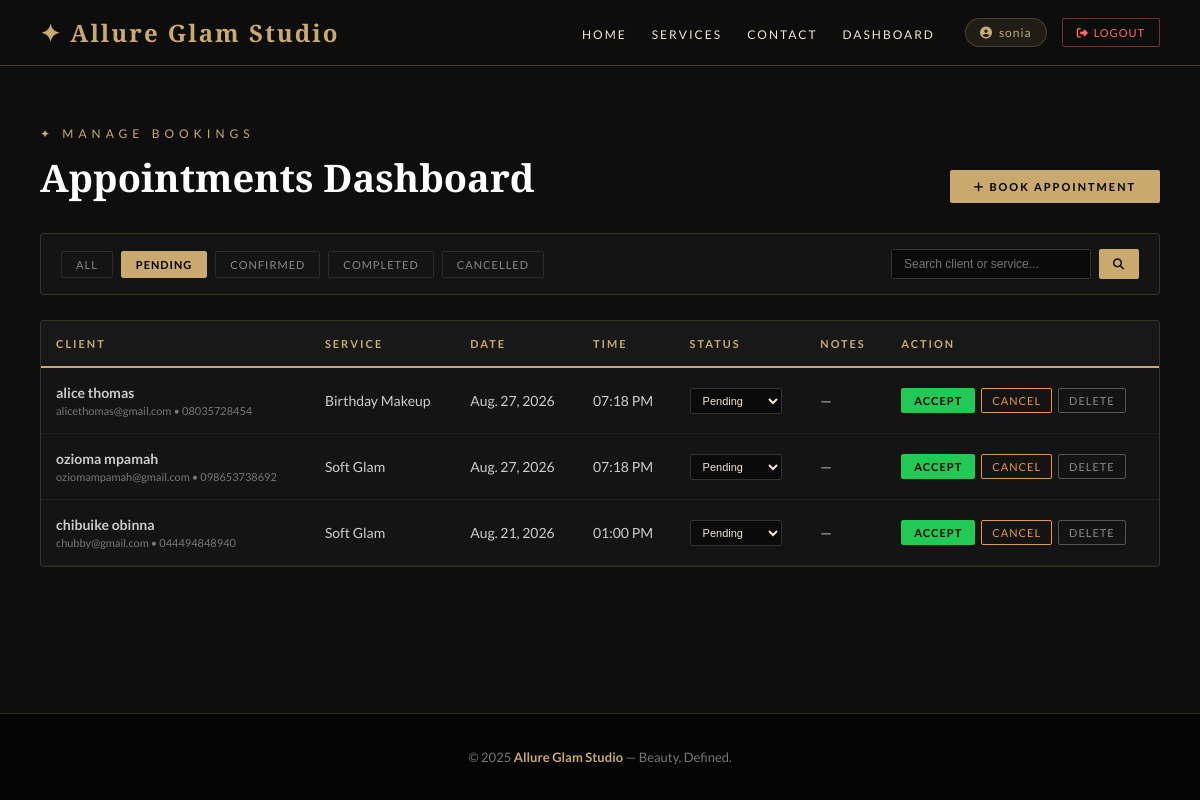
Screenshot of /dashboard/?status=pending (signed in) with the database file from the repository.
### bookings/models.py (models this page shows, shortened)
class Appointment(models.Model):
    STATUS_CHOICES = [
        ('pending', 'Pending'),
        ('confirmed', 'Confirmed'),
        ('cancelled', 'Cancelled'),
        ('completed', 'Completed'),
    ]
    client = models.ForeignKey(Client, on_delete=models.CASCADE, related_name='appointments')
    service = models.ForeignKey(Service, on_delete=models.CASCADE, related_name='appointments')
    date = models.DateField()
    time = models.TimeField()
    status = models.CharField(max_length=20, choices=STATUS_CHOICES, default='pending')
    notes = models.TextField(blank=True)  # Optional notes from client
    created_at = models.DateTimeField(auto_now_add=True)
    class Meta:
        ordering = ['-date', '-time']

class Client(models.Model):
    user = models.OneToOneField(User, on_delete=models.SET_NULL, null=True, blank=True, related_name='client_profile')
    first_name = models.CharField(max_length=50)
    last_name = models.CharField(max_length=50)
    email = models.EmailField(unique=True)
    phone = models.CharField(max_length=20)

class Service(models.Model):
    name = models.CharField(max_length=100)
    description = models.TextField()
    duration_minutes = models.IntegerField()
    price = models.DecimalField(max_digits=10, decimal_places=2)
    image = models.ImageField(upload_to='services/', blank=True, null=True)

### bookings/views.py (the view, shortened to what this page needs)
# urls.py: path('dashboard/', views.dashboard, name='dashboard'),
@login_required(login_url='login')
def dashboard(request):
    is_staff_user = request.user.is_staff or request.user.is_superuser
    if is_staff_user:
        status_filter = request.GET.get('status', '').strip()
        search_query = request.GET.get('q', '').strip()
        appointments = Appointment.objects.select_related('client', 'service').all()
        if status_filter in ['pending', 'confirmed', 'cancelled', 'completed']:
            appointments = appointments.filter(status=status_filter)
    else:
        appointments = Appointment.objects.select_related('client', 'service').filter(
            Q(client__user=request.user) | Q(client__email=request.user.email)
        )
        status_filter = ''
        search_query = ''
    return render(request, 'bookings/dashboard.html', {
        'appointments': appointments,
        'is_staff': is_staff_user,
        'current_status': status_filter,
        'search_query': search_query,
    })

### bookings/templates/bookings/dashboard.html (shortened to what this page needs)
{% extends 'bookings/base.html' %}
{% block content %}
<section class="dashboard-section">
    <div class="dashboard-header">
        <div>
            <p class="section-label">✦ Manage Bookings</p>
            <h2>{% if is_staff %}Appointments Dashboard{% else %}My Appointments{% endif %}</h2>
        </div>
        <div>
            <a href="/#services" class="btn-new-booking"><i class="fas fa-plus"></i> Book Appointment</a>
        </div>
    </div>
    {% if is_staff %}
    <div class="dashboard-controls">
        <div class="filter-tabs">
            <a href="{% url 'dashboard' %}" class="filter-tab {% if not current_status %}active{% endif %}">All</a>
            <a href="{% url 'dashboard' %}?status=pending" class="filter-tab {% if current_status == 'pending' %}active{% endif %}">Pending</a>
            <a href="{% url 'dashboard' %}?status=confirmed" class="filter-tab {% if current_status == 'confirmed' %}active{% endif %}">Confirmed</a>
            <a href="{% url 'dashboard' %}?status=completed" class="filter-tab {% if current_status == 'completed' %}active{% endif %}">Completed</a>
            <a href="{% url 'dashboard' %}?status=cancelled" class="filter-tab {% if current_status == 'cancelled' %}active{% endif %}">Cancelled</a>
        </div>
        <form method="GET" action="{% url 'dashboard' %}" class="search-form">
            <input type="text" name="q" value="{{ search_query|default:'' }}" class="search-input" placeholder="Search client or service...">
            <button type="submit" class="btn-search"><i class="fas fa-search"></i></button>
        </form>
    </div>
    {% endif %}
    {% if appointments %}
    <div class="table-container">
        <table>
            <thead>
                <tr>
                    <th>Client</th>
                    <th>Service</th>
                    <th>Date</th>
                    <th>Time</th>
                    <th>Status</th>
                    <th>Notes</th>
                    <th>Action</th>
                </tr>
            </thead>
            <tbody>
                {% for appt in appointments %}
                <tr>
                    <td>
                        <strong>{{ appt.client.first_name }} {{ appt.client.last_name }}</strong>
                        {% if is_staff %}
                        <span class="client-sub">{{ appt.client.email }} • {{ appt.client.phone }}</span>
                        {% endif %}
                    </td>
                    <td>{{ appt.service.name }}</td>
                    <td>{{ appt.date }}</td>
                    <td>{{ appt.time|time:"h:i A" }}</td>
                    <td>
                        {% if is_staff %}
                        <form method="POST" action="{% url 'update_status' appt.id %}" class="status-select-form">
                            <select name="status" onchange="this.form.submit()">
                                <option value="pending" {% if appt.status == 'pending' %}selected{% endif %}>Pending</option>
                            </select>
                        </form>
                        {% else %}
                        <span class="badge badge-{{ appt.status }}">{{ appt.get_status_display }}</span>
                        {% endif %}
                    </td>
                    <td>{{ appt.notes|default:"—" }}</td>
                    <td>
                        {% if is_staff %}
                        <div class="action-group">
                            {% if appt.status == 'pending' %}
                            <form method="POST" action="{% url 'update_status' appt.id %}" style="display:inline;">
                                <button type="submit" class="btn-accept" title="Accept Booking">Accept</button>
                            </form>
                            <form method="POST" action="{% url 'update_status' appt.id %}" style="display:inline;">
                                <button type="submit" class="btn-cancel-admin" title="Cancel Booking">Cancel</button>
                            </form>
                            {% endif %}
                            <form method="POST" action="{% url 'delete_appointment' appt.id %}" onsubmit="return confirm('Are you sure you want to permanently delete this appointment?')" style="display:inline;">
                                <button type="submit" class="btn-delete" title="Delete Record">Delete</button>
                            </form>
                        </div>
                        {% endif %}
                    </td>
                </tr>
                {% endfor %}
            </tbody>
        </table>
    </div>
    {% else %}
    <div class="empty-state">
        <p>No appointments found. {% if not is_staff %}Ready for your next look?{% endif %} 💄</p>
        <a href="/#services" class="btn-new-booking">Explore Services & Book</a>
    </div>
    {% endif %}
</section>
{% endblock %}

### bookings/templates/bookings/base.html (shortened to what this page needs)
<!DOCTYPE html>
<html lang="en">
<head>
    <link href="https://cdnjs.cloudflare.com/ajax/libs/font-awesome/6.4.0/css/all.min.css" rel="stylesheet">
</head>
<body>
<header>
    <nav>
        <a href="/" class="logo">✦ Allure Glam Studio</a>
        <div class="nav-links-wrapper" id="navLinksWrapper">
            <ul class="nav-menu">
                <li><a href="/">Home</a></li>
                <li><a href="/#services">Services</a></li>
                <li><a href="/#contact">Contact</a></li>
                <li><a href="/dashboard/">Dashboard</a></li>
            </ul>
            <div class="nav-auth">
                {% if user.is_authenticated %}
                    <span class="user-greeting">
                        <i class="fas fa-user-circle"></i>
                        {{ user.first_name|default:user.username }}
                    </span>
                    <a href="/logout/" class="btn-nav-logout"><i class="fas fa-sign-out-alt"></i> Logout</a>
                {% else %}
                    <a href="/login/" class="btn-nav-login">Sign In</a>
                    <a href="/signup/" class="btn-nav-signup">Sign Up</a>
                {% endif %}
            </div>
        </div>
    </nav>
</header>
<main>
    {% block content %}{% endblock %}
</main>
<footer>
    <p>© 2025 <span>Allure Glam Studio</span> — Beauty, Defined.</p>
</footer>
</body>
</html>

### bookings/templates/bookings/base.html (style rules this page uses)
* { margin: 0; padding: 0; box-sizing: border-box; }
html { scroll-behavior: smooth; }
body { font-family: 'Lato', sans-serif; background-color: #0e0e0e; color: #f0e6d3; min-height: 100vh; display: flex; flex-direction: column; }
header { position: sticky; top: 0; z-index: 1000; background: rgba(14, 14, 14, 0.95); backdrop-filter: blur(10px); border-bottom: 1px solid rgba(201, 169, 110, 0.3); }
nav { display: flex; justify-content: space-between; align-items: center; padding: 16px 40px; max-width: 1400px; margin: 0 auto; }
.logo { font-family: 'Playfair Display', serif; font-size: 24px; font-weight: 700; color: #c9a96e; text-decoration: none; letter-spacing: 2px; display: flex; align-items: center; gap: 8px; transition: color 0.3s; }
.nav-links-wrapper { display: flex; align-items: center; gap: 30px; }
.nav-menu { list-style: none; display: flex; align-items: center; gap: 25px; }
.nav-menu a { color: #f0e6d3; text-decoration: none; font-size: 12px; letter-spacing: 2px; text-transform: uppercase; font-weight: 400; transition: color 0.3s, transform 0.2s; position: relative; padding: 6px 0; }
.nav-menu a::after { content: ''; position: absolute; bottom: 0; left: 0; width: 0; height: 2px; background: #c9a96e; transition: width 0.3s ease; }
.nav-auth { display: flex; align-items: center; gap: 15px; }
.user-greeting { font-size: 12px; color: #c9a96e; letter-spacing: 1px; display: flex; align-items: center; gap: 6px; background: rgba(201, 169, 110, 0.1); padding: 6px 14px; border-radius: 20px; border: 1px solid rgba(201, 169, 110, 0.25); }
.btn-nav-logout { color: #ff6b6b; border: 1px solid rgba(255, 107, 107, 0.4); padding: 7px 14px; text-decoration: none; font-size: 11px; letter-spacing: 1px; text-transform: uppercase; border-radius: 2px; transition: all 0.3s; display: inline-flex; align-items: center; gap: 5px; }
main { flex: 1; }
footer { background: #050505; text-align: center; padding: 35px 20px; color: #777; font-size: 13px; border-top: 1px solid rgba(201, 169, 110, 0.2); margin-top: auto; }
footer span { color: #c9a96e; font-weight: 600; }

### rows the page displays
Appointment: client.first_name "alice", client.last_name "thomas", client.email "alicethomas@gmail.com", client.phone "08035728454", service.name "Birthday Makeup", date "Aug. 27, 2026", time "07:18 PM", status "Pending", notes "—", shows "ACCEPT"
Appointment: client.first_name "ozioma", client.last_name "mpamah", client.email "oziomampamah@gmail.com", client.phone "098653738692", service.name "Soft Glam", date "Aug. 27, 2026", time "07:18 PM", status "Pending", notes "—", shows "ACCEPT"
Appointment: client.first_name "chibuike", client.last_name "obinna", client.email "chubby@gmail.com", client.phone "044494848940", service.name "Soft Glam", date "Aug. 21, 2026", time "01:00 PM", status "Pending", notes "—", shows "ACCEPT"

### other values shown
{{ user.first_name|default:user.username }} "sonia"
